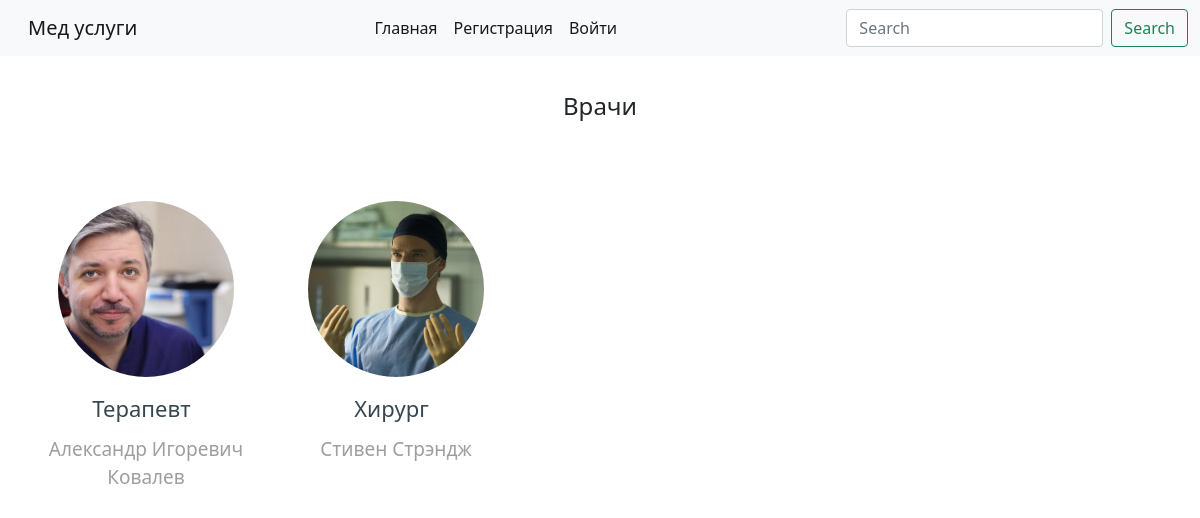
Page /post/ on the committed database.
### proposal/models.py (models this page shows, shortened)
class Post(models.Model):   # Доктор
    name = models.CharField(max_length=150, verbose_name='Название')
    image = models.ImageField(upload_to='post/%Y/%m/%d/', verbose_name='Изображение')
    fio = models.CharField(max_length=150, verbose_name='ФИО')
    experience = models.IntegerField(verbose_name='Стаж')
    category = models.CharField(max_length=150, verbose_name='Категория')
    phone_number = models.CharField(max_length=11, verbose_name='Номер телефона')
    class Meta:
        verbose_name = 'Врач'
        verbose_name_plural = 'Врачи'

### glav/views.py (the view)
# urls.py: path('post/', views.post, name='post'),
def post(request):  # Врачи
    posts = Post.objects.all()
    return render(request, 'post.html', {'posts': posts})

### glav/templates/post.html (shortened to what this page needs)
{% extends 'root.html' %}
{% load static %}
{% block content %}
<center><h4>Врачи</h4></center>
<br>
<br>
<br>
<div class='container-circle'>
    {% for item in posts %}
        <div class="wrap_circle">
            <div class="circle">
                <img src="{{ item.image.url }}" class="circle_img" alt="...">
            </div>
            <div class="circle_body">
                {% if user.is_authenticated %}
                    <a href="{% url 'proposal' item.id %}" class="a_circle">
                        <p class="circle_title">{{ item.name }}</p>
                        <p class="circle_description" style="width: 208px;">{{ item.fio }}</p>
                    </a>
                {% else %}
                    <a href="{% url 'login'%}" class="a_circle">
                        <p class="circle_title">{{ item.name }}</p>
                        <p class="circle_description" style="width: 208px;">{{ item.fio }}</p>
                    </a>
                {% endif %}
            </div>
        </div>
    {% endfor %}
</div>
{% endblock %}

### static/css/style.css (style rules this page uses)
.container-circle { display: flex }
.circle { border-radius: 100px; width: auto; display: inline-block; }
.circle_title { text-align: center; font-size: 22px; width: 199px; line-height: 1; margin-top: 20px; color: #37474f; }
.circle_description { text-align: center; font-size: 19px; width: 297px; color: #9e9e9e; }
.circle_body { display: flex; flex-direction: column; align-items: center; }
.wrap_circle { display: flex; flex-direction: column; align-items: center; margin-right: 42px; }
.circle_img { width: 176px; height: 176px; object-fit: cover; border-radius: 50%; }
.a_circle { text-decoration: none; }

### rows in the picture
Post: image (picture), name "Терапевт", fio "Александр Игоревич Ковалев"
Post: image (picture), name "Хирург", fio "Стивен Стрэндж"
